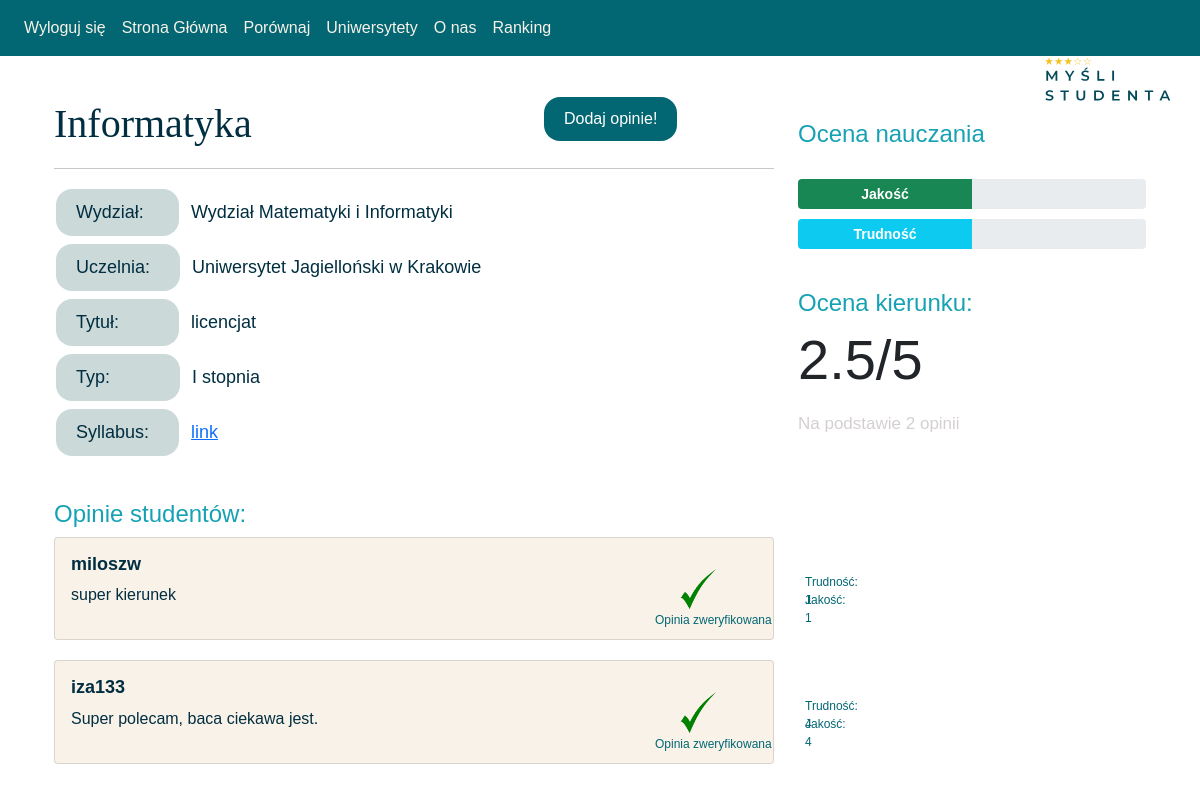
Page /university/Uniwersytet Jagielloński w Krakowie/course/3 (signed in) on the committed database.
### website/models.py (models this page shows, shortened)
class Course(db.Model):
    __tablename__ = 'course'
    course_id = db.Column(db.Integer, primary_key=True)
    course_name = db.Column(db.String(100), nullable=False)
    syllabus = db.Column(db.String(200), nullable=False)
    university_id = db.Column(db.Integer, db.ForeignKey('university.university_id'), nullable=False)
    degree = db.Column(db.String(100), nullable=False)
    cycle = db.Column(db.String(100), nullable=False)
    department = db.Column(db.String(100))
    code = db.Column(db.String(50))
    rating = relationship("Rating",backref="Course")

class University(db.Model):
    __tablename__ = 'university'
    university_id = db.Column(db.Integer, primary_key=True)
    university_name = db.Column(db.String(100), nullable=False)
    location = db.Column(db.String(50), nullable=False)
    website = db.Column(db.String(100), nullable=False)
    api_url = db.Column(db.String(50))
    course = relationship("Course",backref = "University")

class Rating(db.Model):
    __tablename__ = 'rating'
    rating_id = db.Column(db.Integer, primary_key=True)
    username = db.Column(db.String(100), db.ForeignKey('user.username'), nullable=False)
    course_id = db.Column(db.Integer, db.ForeignKey('course.course_id'), nullable=False)
    quality_value = db.Column(db.Integer, nullable=False)
    difficulty_value = db.Column(db.Integer, nullable=False)
    rating_description = db.Column(db.String(500))
    is_verified = db.Column(db.Integer)

### website/views.py (the view)
@views.route('/university/<string:university_name>/course/<int:course_id>')
def course(university_name,course_id):
    ratings = Rating.query.filter_by(course_id=course_id).all()
    course = Course.query.filter_by(course_id = course_id).first()
    university_name = University.query.filter_by(university_id =course.university_id).first().university_name
    users = User.query.all()
    avg_rating = calculate_average_rating(course)
    ratings = Rating.query.filter_by(course_id=course_id).all()
    number_of_ratings = len(ratings)
    avg_quality_value = (100*calculate_average_quality_value(course))/5
    avg_difficulty_value = (100*calculate_average_difficulty_value(course))/5
    return render_template('course.html',
                           user=current_user,
                           course=course,course_id=course_id,ratings=ratings,avg_rating=avg_rating,number_of_ratings=number_of_ratings,university_name=university_name,users=users, avg_quality_value=avg_quality_value,
                           avg_difficulty_value=avg_difficulty_value)

### website/functions.py (called while the page is built)
def calculate_average_quality_value(course):
    ratings = course.rating
    total_ratings = len(ratings)
    if total_ratings == 0:
        return 0
    sum_quality_values = sum(rating.quality_value for rating in ratings)
    average_quality_value = sum_quality_values / total_ratings
    return average_quality_value

def calculate_average_difficulty_value(course):
    ratings = course.rating
    total_ratings = len(ratings)
    if total_ratings == 0:
        return 0
    sum_difficulty_values = sum(rating.difficulty_value for rating in ratings)
    average_difficulty_value = sum_difficulty_values / total_ratings
    return average_difficulty_value

def calculate_average_rating(course):
    ratings = Rating.query.filter_by(course_id=course.course_id).all()
    if ratings:
        total_ratings = len(ratings)
        quality_sum = sum(rating.quality_value for rating in ratings)
        average_rating = quality_sum / total_ratings
        return round(average_rating,2)
    else:
        return 'Brak opinii'

### website/templates/course.html (shortened to what this page needs)
{% extends "base.html" %} {% block title %}Kurs {{course.course_name}}{% endblock %} {% block content %}
<head>
  <link rel="stylesheet" href="https://cdn.jsdelivr.net/npm/bootstrap@5.0.1/dist/css/bootstrap.min.css">
</head>
<body>
  <div class="container mt-4">
    <div class="row">
      <div class="col-md-8">
        <h1 class="course-name">{{course.course_name}}</h1>
          <div style="position:absolute; left:500px; top:-21px">
          <a  href="{{ url_for('views.add_opinion_page', course_id=course.course_id, university_name=university_name) }}">
              <br /><br />
              <button class="button" id="add-opinion">
                    Dodaj opinie!
              </button>
          </a>
          </div>
        <hr>
        <p class="course-info">
                               <h10 class = "oval" width="30px">Wydział: &nbsp&nbsp</h10>&nbsp&nbsp{{course.department}}<br>
                               <h10 class = "oval">Uczelnia: &nbsp</h10>&nbsp&nbsp{{university_name}}<br>
                               <h10 class = "oval">Tytuł: &nbsp&nbsp&nbsp&nbsp&nbsp&nbsp&nbsp</h10>&nbsp&nbsp{{course.degree}}<br>
                               <h10 class = "oval">Typ: &nbsp&nbsp&nbsp&nbsp&nbsp&nbsp&nbsp&nbsp&nbsp</h10>&nbsp&nbsp{{course.cycle}}<br>
                               <h10 class = "oval">Syllabus: &nbsp</h10>&nbsp&nbsp<a href="{{course.syllabus}}">link</a>
        </p>
        <h2 class="rating-title">Opinie studentów:
        </h2>
        {% for rating in ratings %}
        <div class="card review-card">
          <div class="card-body">
            <h5 class="card-title">{{rating.username}}</h5>
            <p class="card-text">{{rating.rating_description}}</p>
            {% if rating.is_verified == 1 %}
               <div class="verification">
                <img src="{{ url_for('static', filename='check.svg') }}" width="40%" height="40%" style="position: absolute; bottom: 30px; left: 500px;">
                   <div style="position: absolute; bottom: 10px; left: 600px; font-size: 12px; color: #026773;">Opinia zweryfikowana</div>
               </div>
            {% endif %}
            <div style="position: absolute; bottom: 12px; left: 750px; font-size: 12px; color: #026773;">Jakość:&nbsp&nbsp&nbsp&nbsp {{rating.quality_value}} </div>
            <div style="position: absolute; bottom: 30px; left: 750px; font-size: 12px; color: #026773;">Trudność:  {{rating.difficulty_value}} </div>
          </div>
        </div>
        {% endfor %}
      </div>
      <div class="col-md-4">
        <h2 class="rating-title">Ocena nauczania</h2>
        <div class="rating-breakdown">
          <div class="progress">
            <div class="progress-bar bg-success" role="progressbar" style="width: {{ avg_quality_value }}%;" aria-valuenow="{{ avg_quality_value }}" aria-valuemin="0" aria-valuemax="100">Jakość</div>
          </div>
          <div class="progress">
            <div class="progress-bar bg-info" role="progressbar" style="width: {{ avg_difficulty_value }}%;" aria-valuenow="{{ avg_difficulty_value }}" aria-valuemin="0" aria-valuemax="100">Trudność</div>
          </div>
        </div>
        <h2 class="rating-title">Ocena kierunku:</h2>
        <p class="display-4">{{avg_rating}}/5
          <p class="no-of-ratings">Na podstawie {{number_of_ratings}} opinii</p>
        </p>
      </div>
    </div>
  </div>
</body>
</html>
{%endblock%}

### website/templates/course.html (style rules this page uses)
body { font-family: Arial, sans-serif; }
.course-name { font-family: Verdana,serif; color: #012E40; font-size: 40px; margin-top: 20px; margin-bottom: 20px; }
.course-info { font-size: 18px; color: #012E40; margin-bottom: 30px; }
.rating-title { color: #16a2b4; font-size: 24px; margin-top: 40px; }
.review-card { background-color: #f9f2e9;; color: #012E40; margin-bottom: 20px; }
.review-card .card-title { color: #012E40; font-size: 18px; font-weight: bold; }
.rating-breakdown { color: #ffee29; margin-top: 30px; }
.progress { color: #012E40; height: 30px; margin-bottom: 10px; }
.progress-bar { color: #ffffff; font-size: 14px; font-weight: bold; line-height: 30px; }
.no-of-ratings { font-size: 17px; line-height: 30px; color: #d4d0cf; }
.button { background-color: #026773; border: none; color: #ffffff; padding: 10px 20px; text-align: center; text-decoration: none; display: inline-block; margin: -15px 2px; cursor: pointer; border-radius: 16px; }
.oval { background-color: #ccd9d9; border: #ffffff; color: #012E40; padding: 10px 20px; text-align: center; text-decoration: none; display: inline-block; margin: 4px 2px; border-radius: 16px; }

### rows in the picture
Course: course_name "Informatyka", department "Wydział Matematyki i Informatyki", degree "licencjat", cycle "I stopnia"
University: university_name "Uniwersytet Jagielloński w Krakowie"
Rating: username "miloszw", rating_description "super kierunek", is_verified 1 (drawn), quality_value "1", difficulty_value "1"
Rating: username "iza133", rating_description "Super polecam, baca ciekawa jest.", is_verified 1 (drawn), quality_value "4", difficulty_value "4"

### other values in the picture
{{ avg_rating }} "2.5"
{{ number_of_ratings }} "2"
